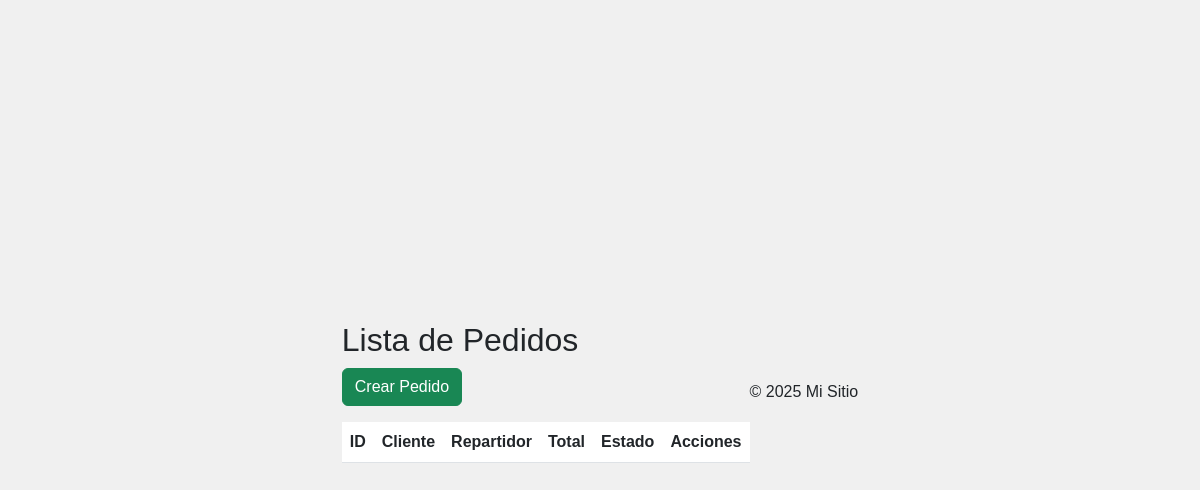
Page /pedidos/ on the earlier database version.
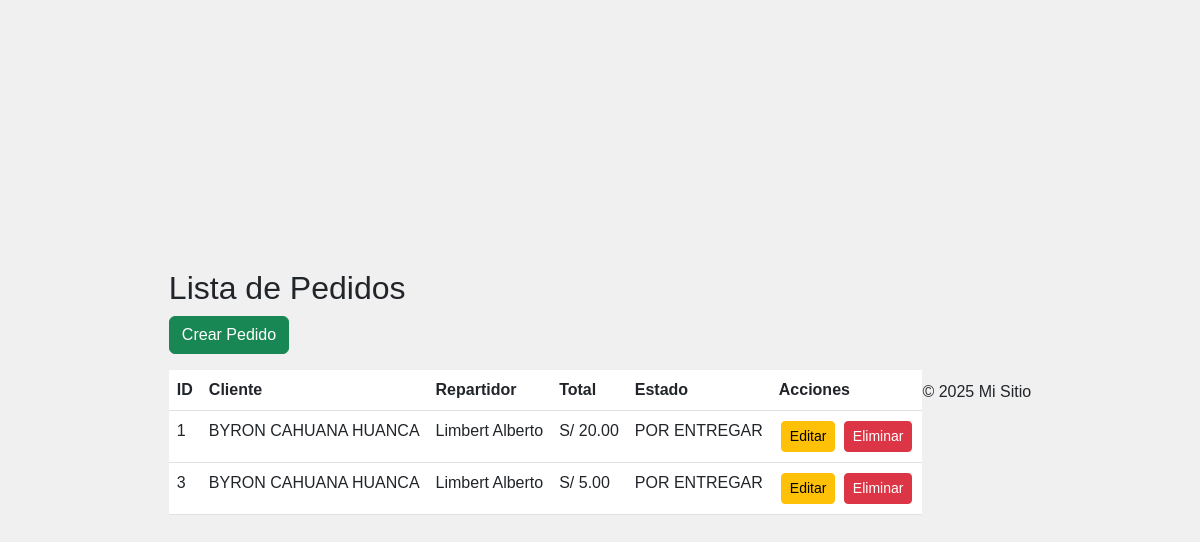
Same page on the later database version.
### app_apay/models.py (models this page shows, shortened)
class Pedido(models.Model):
    METODO_PAGO_CHOICES = [
        ('EFECTIVO', 'Efectivo'),
        ('YAPE', 'Yape'),
        ('PLIN', 'Plin'),
    ]
    ESTADO_PEDIDO_CHOICES = [
        ('POR ENTREGAR', 'Por entregar'),
        ('ENTREGADO', 'Entregado'),
        ('CANCELADO', 'Cancelado'),
    ]
    fecha_pedido = models.DateField(auto_now_add=True)  # Fecha del pedido (automática)
    hora = models.TimeField(auto_now_add=True)  # Hora del pedido (automática)
    metodo_pago = models.CharField(max_length=10, choices=METODO_PAGO_CHOICES)  # Método de pago
    costo_total = models.DecimalField(max_digits=10, decimal_places=2)  # Costo total del pedido
    estado = models.CharField(max_length=12, choices=ESTADO_PEDIDO_CHOICES, default='POR ENTREGAR')  # Estado del pedido
    cliente = models.ForeignKey(Cliente, on_delete=models.CASCADE)  # Relación con el cliente
    dealer = models.ForeignKey(Dealer, on_delete=models.SET_NULL, null=True, blank=True)  # Relación con el repartidor
    productos = models.ManyToManyField(Producto, through='DetallePedido')  # Relación muchos a muchos con productos

class Cliente(models.Model):
    nombre_completo = models.CharField(max_length=200)  # Nombre completo del cliente
    domicilio = models.CharField(max_length=200)  # Dirección de entrega
    correo = models.EmailField(unique=True)  # Correo electrónico del cliente
    telefono = models.CharField(max_length=15)  # Teléfono del cliente

class Dealer(models.Model):
    ESTADO_CHOICES = [
        ('DISPONIBLE', 'Disponible'),
        ('OCUPADO', 'Ocupado'),
    ]
    dni = models.CharField(max_length=8, unique=True)  # DNI del repartidor
    nombres = models.CharField(max_length=100)  # Nombres del repartidor
    apellidos = models.CharField(max_length=100)  # Apellidos del repartidor
    placa = models.CharField(max_length=10, unique=True)  # Placa del vehículo
    estado = models.CharField(max_length=10, choices=ESTADO_CHOICES, default='DISPONIBLE')  # Estado del repartidor
    fotocheck = models.ImageField(upload_to='fotochecks/')  # Foto del repartidor

### app_apay/views.py (the view)
# urls.py: path('pedidos/', views.ListarPedidos.as_view(), name='listar_pedidos'),
class ListarPedidos(ListView):
    model = Pedido
    template_name = 'orders/listar_pedidos.html'
    context_object_name = 'pedidos'

### app_apay/templates/orders/listar_pedidos.html
{% extends "base.html" %}
{% block content %}
<div class="dashboard-container">
    <h2>Lista de Pedidos</h2>
    <a href="{% url 'crear_pedido' %}" class="btn btn-success mb-3">Crear Pedido</a>
    <table class="table">
        <thead>
            <tr>
                <th>ID</th>
                <th>Cliente</th>
                <th>Repartidor</th>
                <th>Total</th>
                <th>Estado</th>
                <th>Acciones</th>
            </tr>
        </thead>
        <tbody>
            {% for pedido in pedidos %}
            <tr>
                <td>{{ pedido.id }}</td>
                <td>{{ pedido.cliente.nombre_completo }}</td>
                <td>
                    {% if pedido.dealer %}
                        {{ pedido.dealer.nombres }}
                    {% else %}
                        Sin asignar
                    {% endif %}
                </td>
                <td>S/ {{ pedido.costo_total }}</td>
                <td>{{ pedido.estado }}</td>
                <td>
                    <a href="{% url 'actualizar_pedido' pedido.id %}" class="btn btn-warning btn-sm">Editar</a>
                    <a href="{% url 'eliminar_pedido' pedido.id %}" class="btn btn-danger btn-sm">Eliminar</a>
                </td>
            </tr>
            {% endfor %}
        </tbody>
    </table>
</div>
{% endblock %}

Differences in the rows shown:
added Pedido: id "1", cliente.nombre_completo "BYRON CAHUANA HUANCA", dealer.nombres "Limbert Alberto", costo_total "20.00", estado "POR ENTREGAR"
added Pedido: id "3", cliente.nombre_completo "BYRON CAHUANA HUANCA", dealer.nombres "Limbert Alberto", costo_total "5.00", estado "POR ENTREGAR"
